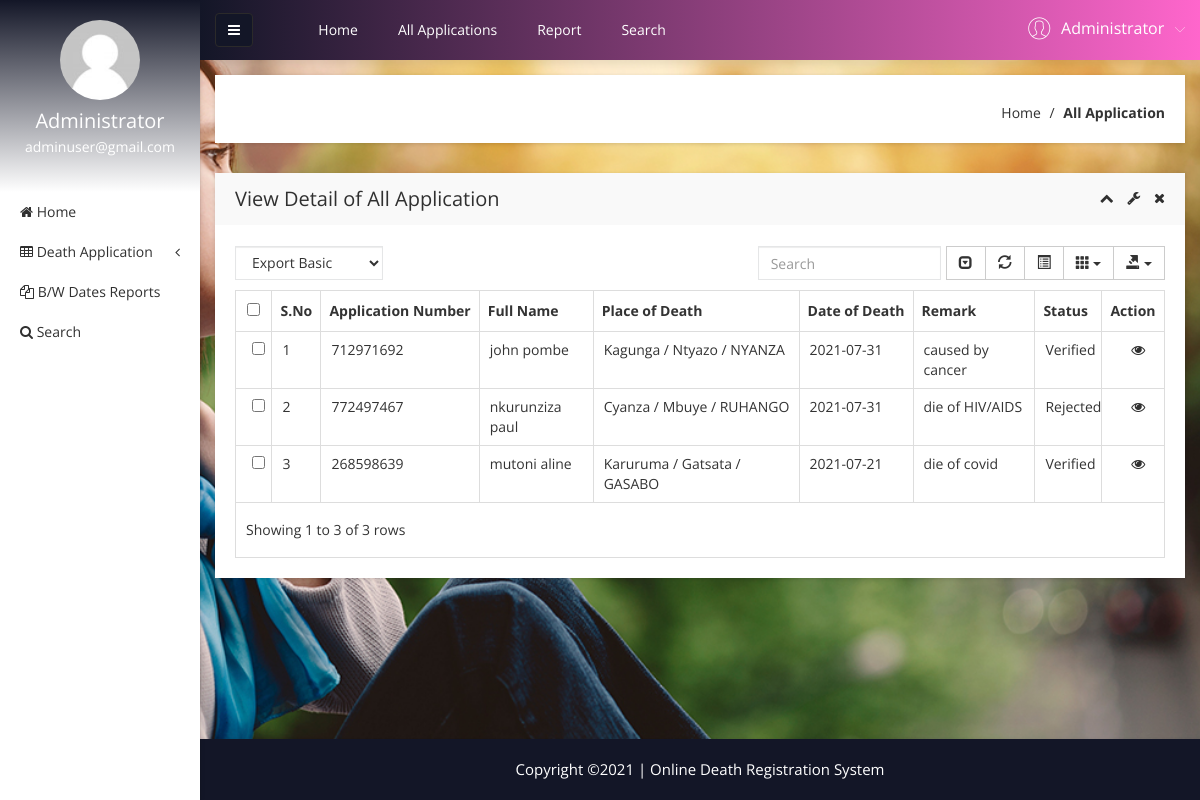
The app's page /admin/all-death-application.php (signed in) with its own data.
### tables this page shows
CREATE TABLE `tblapplication` (
  `ID` int(10) NOT NULL,
  `UserID` int(5) NOT NULL,
  `ApplicationID` varchar(200) DEFAULT NULL,
  `DateofBirth` date DEFAULT NULL,
  `DateOfDeath` date DEFAULT NULL,
  `Gender` varchar(50) DEFAULT NULL,
  `FullName` varchar(200) DEFAULT NULL,
  `PlaceofBirth` int(11) DEFAULT NULL,
  `PlaceOfDeath` int(11) DEFAULT NULL,
  `NameofFather` varchar(200) DEFAULT NULL,
  `NameOfMother` varchar(255) DEFAULT NULL,
  `Spouse` varchar(255) DEFAULT NULL,
  `IDNumber` varchar(255) DEFAULT NULL,
  `MobileNumber` varchar(255) DEFAULT NULL,
  `CellId` int(11) DEFAULT NULL,
  `Dateofapply` timestamp NULL DEFAULT current_timestamp(),
  `UserRemark` text DEFAULT NULL,
  `Remark` varchar(200) DEFAULT NULL,
  `Status` varchar(50) DEFAULT NULL,
  `UpdationDate` timestamp NULL DEFAULT NULL ON UPDATE current_timestamp()
);

CREATE TABLE `cells` (
  `codecell` varchar(50) NOT NULL,
  `nameCell` varchar(50) NOT NULL,
  `sectorcode` varchar(50) NOT NULL
);

CREATE TABLE `sectors` (
  `sectorcode` varchar(50) NOT NULL,
  `namesector` varchar(50) NOT NULL,
  `districtcode` varchar(50) NOT NULL
);

CREATE TABLE `districts` (
  `districtcode` varchar(50) NOT NULL,
  `namedistrict` varchar(50) NOT NULL,
  `provincecode` varchar(50) NOT NULL
);

### admin/all-death-application.php (the view, shortened to what the rows shown need)
<?php
include('includes/dbconnection.php');
if (strlen($_SESSION['obcsaid'] == 0)) {
  header('location:logout.php');
} else {
?>
<!doctype html>
<html class="no-js" lang="en">
<head>
    <link rel="stylesheet" href="css/bootstrap.min.css">
    <link rel="stylesheet" href="css/font-awesome.min.css">
    <link rel="stylesheet" href="css/adminpro-custon-icon.css">
    <link rel="stylesheet" href="css/meanmenu.min.css">
    <link rel="stylesheet" href="css/jquery.mCustomScrollbar.min.css">
    <link rel="stylesheet" href="css/animate.css">
    <link rel="stylesheet" href="css/data-table/bootstrap-table.css">
    <link rel="stylesheet" href="css/data-table/bootstrap-editable.css">
    <link rel="stylesheet" href="css/normalize.css">
    <link rel="stylesheet" href="css/c3.min.css">
    <link rel="stylesheet" href="style.css">
    <link rel="stylesheet" href="css/responsive.css">
</head>
<body class="materialdesign">
    <div class="wrapper-pro">
        <div class="container-fluid">
            <div class="row">
                <?php include_once('includes/sidebar.php'); ?>
                <?php include_once('includes/header.php'); ?>
                <div class="data-table-area mg-b-15">
                    <div class="container-fluid">
                        <div class="row">
                            <div class="col-lg-12">
                                <div class="sparkline13-list shadow-reset">
                                    <div class="sparkline13-hd">
                                        <div class="main-sparkline13-hd">
                                            <h1>View <span class="table-project-n">Detail of</span> All Application</h1>
                                        </div>
                                    </div>
                                    <div class="sparkline13-graph">
                                        <div class="datatable-dashv1-list custom-datatable-overright">
                                            <table id="table" data-toggle="table" data-pagination="true"
                                                data-search="true" data-show-columns="true"
                                                data-show-pagination-switch="true" data-show-refresh="true"
                                                data-key-events="true" data-show-toggle="true" data-resizable="true"
                                                data-cookie="true" data-cookie-id-table="saveId" data-show-export="true"
                                                data-click-to-select="true" data-toolbar="#toolbar">
                                                <thead>
                                                    <tr>
                                                        <th>S.No</th>
                                                        <th>Application Number</th>
                                                        <th>Full Name</th>
                                                        <th>Place of Death</th>
                                                        <th>Date of Death</th>
                                                        <th>Remark</th>
                                                        <th>Status</th>
                                                        <th data-field="action">Action</th>
                                                    </tr>
                                                </thead>
                                                <tbody>
                                                    <?php
                            $sql = "SELECT * from tblapplication";
                            $query = $dbh->prepare($sql);
                            $query->execute();
                            $results = $query->fetchAll(PDO::FETCH_OBJ);
                            $cnt = 1;
                            if ($query->rowCount() > 0) {
                              foreach ($results as $row) {
                                $sqladdr = "SELECT * from tblapplication INNER JOIN cells on tblapplication.PlaceOfDeath = cells.codecell INNER JOIN sectors ON cells.sectorcode = sectors.sectorcode INNER JOIN districts ON sectors.districtcode = districts.districtcode where tblapplication.PlaceOfDeath = :pod";
                                $queryaddr = $dbh->prepare($sqladdr);
                                $queryaddr->bindParam(':pod', $row->PlaceOfDeath, PDO::PARAM_INT);
                                $queryaddr->execute();
                                $resultsaddr = $queryaddr->fetch();
                            ?>
                                                    <tr>
                                                        <td><?php echo htmlentities($cnt); ?></td>
                                                        <td><?php echo htmlentities($row->ApplicationID); ?></td>
                                                        <td><?php echo htmlentities($row->FullName); ?></td>
                                                        <td><?php echo htmlentities($resultsaddr['nameCell']) . ' / ' . htmlentities($resultsaddr['namesector']) . ' / ' . htmlentities($resultsaddr['namedistrict']); ?>
                                                        </td>
                                                        <td><?php echo htmlentities($row->DateOfDeath); ?></td>
                                                        <td><?php echo htmlentities($row->UserRemark); ?></td>
                                                        <?php if ($row->Status == "") { ?>
                                                        <td><?php echo "Still Pending"; ?></td>
                                                        <?php } else { ?> <td><?php echo htmlentities($row->Status); ?>
                                                        </td>
                                                        <?php } ?>
                                                        <td class="datatable-ct"><a
                                                                href="view-application-detail.php?viewid=<?php echo htmlentities($row->ID); ?>"><i
                                                                    class="fa fa-eye" aria-hidden="true"></i></a>
                                                        </td>
                                                    </tr>
                                                    <?php $cnt = $cnt + 1;
                              }
                            } ?>
                                                </tbody>
                                            </table>
                                        </div>
                                    </div>
                                </div>
                            </div>
                        </div>
                    </div>
                </div>
            </div>
        </div>
    </div>
    </div>
</body>
</html><?php }  ?>

### admin/includes/sidebar.php (shortened to what the rows shown need)
<?php
   include('includes/dbconnection.php');
   if (strlen($_SESSION['obcsaid'] == 0)) {
       header('location:logout.php');
   } else {
   ?>
<div class="col-lg-2 left-sidebar-pro">
    <nav id="sidebar">
        <div class="sidebar-header">
            <a href="#"><img src="img/message/avatar.jpg" alt="" />
            </a>
            <?php
                   $aid = $_SESSION['obcsaid'];
                   $sql = "SELECT AdminName,Email from  tbladmin where ID=:aid";
                   $query = $dbh->prepare($sql);
                   $query->bindParam(':aid', $aid, PDO::PARAM_STR);
                   $query->execute();
                   $results = $query->fetchAll(PDO::FETCH_OBJ);
                   if ($query->rowCount() > 0) {
                       foreach ($results as $row) {               ?>
            <h3> <?php echo $row->AdminName; ?></h3>
            <p> <?php echo $row->Email; ?></p>
            <?php $cnt = $cnt + 1;
                       }
                   } ?>
        </div>
    </nav>
</div>
<?php }  ?>

### admin/includes/header.php (shortened to what the rows shown need)
<?php
  include('includes/dbconnection.php');
  if (strlen($_SESSION['obcsaid'] == 0)) {
      header('location:logout.php');
  } else {
  ?>
<div class="col-lg-10 main-side-pro">
    <div class="content-inner-all">
        <div class="header-top-area">
            <div class="fixed-header-top">
                <div class="container-fluid">
                    <div class="row">
                        <div class="col-lg-5 col-md-5 col-sm-6 col-xs-12">
                            <div class="header-right-info">
                                <ul class="nav navbar-nav mai-top-nav header-right-menu">
                                    <li class="nav-item">
                                        <a href="#" data-toggle="dropdown" role="button" aria-expanded="false"
                                            class="nav-link dropdown-toggle">
                                            <?php
                                                  $aid = $_SESSION['obcsaid'];
                                                  $sql = "SELECT AdminName,Email from  tbladmin where ID=:aid";
                                                  $query = $dbh->prepare($sql);
                                                  $query->bindParam(':aid', $aid, PDO::PARAM_STR);
                                                  $query->execute();
                                                  $results = $query->fetchAll(PDO::FETCH_OBJ);
                                                  $cnt = 1;
                                                  if ($query->rowCount() > 0) {
                                                      foreach ($results as $row) {               ?>
                                            <span
                                                class="adminpro-icon adminpro-user-rounded header-riht-inf"></span>
                                            <span class="admin-name"><?php echo $row->AdminName; ?></span>
                                            <span
                                                class="author-project-icon adminpro-icon adminpro-down-arrow"></span><?php $cnt = $cnt + 1;
                                                                                                                                  }
                                                                                                                              } ?>
                                        </a>
                                    </li>
                                </ul>
                            </div>
                        </div>
                    </div>
                </div>
            </div>
        </div><?php }  ?>

### records on screen
tblapplication: ApplicationID "712971692", FullName "john pombe", CellId.nameCell "Kagunga", sectors.namesector "Ntyazo", districts.namedistrict "NYANZA", DateOfDeath "2021-07-31", UserRemark "caused by cancer", Status "Verified"
tblapplication: ApplicationID "772497467", FullName "nkurunziza paul", CellId.nameCell "Cyanza", sectors.namesector "Mbuye", districts.namedistrict "RUHANGO", DateOfDeath "2021-07-31", UserRemark "die of HIV/AIDS", Status "Rejected"
tblapplication: ApplicationID "268598639", FullName "mutoni aline", CellId.nameCell "Karuruma", sectors.namesector "Gatsata", districts.namedistrict "GASABO", DateOfDeath "2021-07-21", UserRemark "die of covid", Status "Verified"

### other values on screen
$row->AdminName "Administrator"
$row->Email "adminuser@gmail.com"
